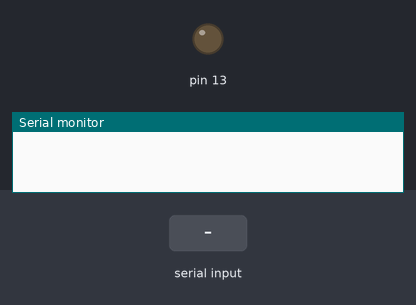
A sketch run on a simulated Arduino Uno, built with avr-gcc and run on an emulated ATmega328P. Shown: output pins drawn as LEDs (lit = HIGH), the last lines printed to the serial monitor. The test bench sets the inputs (shaded band).

Above: at 1.2 s.
1.3 s: "B" received over Serial
At 2.5 s:
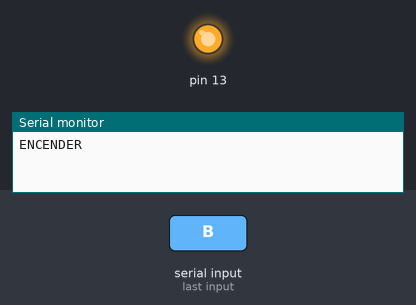
2.8 s: "A" received over Serial
At 3.8 s:
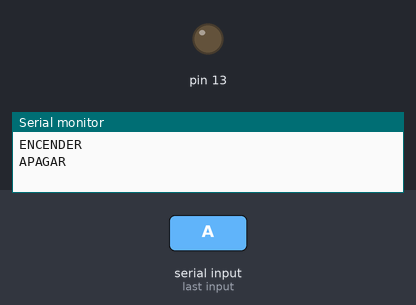
Timing chart, 0 to 5.8 s (numbered marks = the images above; inputs shaded):
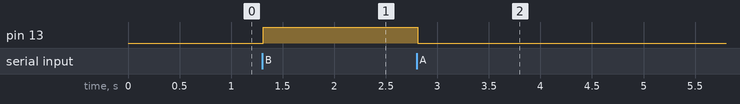

Measured:
- after the input at 1.3 s, pin 13: LOW → HIGH at once
- after the input at 2.8 s, pin 13: HIGH → LOW at once

The sketch:

easytimer.ino
```cpp
char dato;
String readString;

void setup(){
  Serial.begin(9600);
  pinMode(13, OUTPUT);
}

void leer_Dato(){
  while(Serial.available()){
    delay(10);
    if (Serial.available() >0){
      dato=Serial.read();
      readString += dato;
    }
  }
}

void loop() {
  leer_Dato();

  if(readString.length() >0) {
    if(readString == "A") {
      Serial.println("APAGAR");
      digitalWrite(13, LOW);
    }
    else if (readString == "B"){
      Serial.println("ENCENDER");
      digitalWrite(13, HIGH);
    }
         readString = "";
  }
}
```
